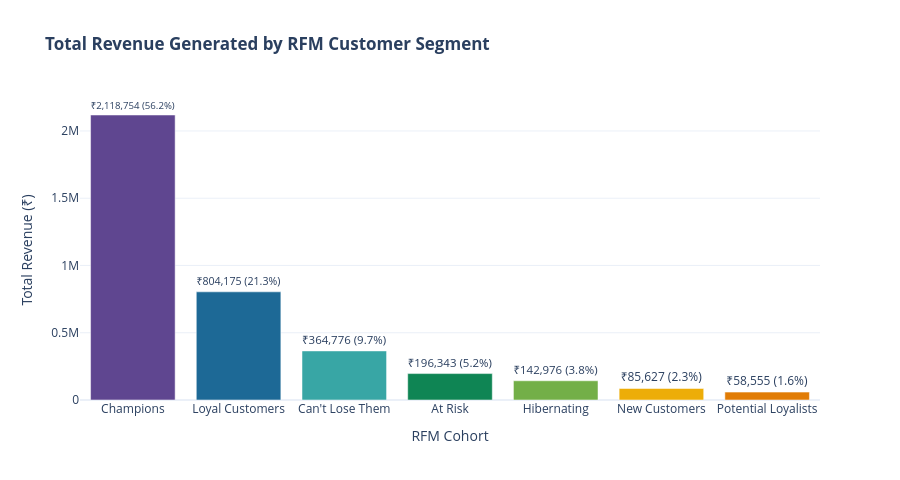

Here is the notebook cell this chart was saved with:
### Markdown cell above
## 8. Customer Segmentation Deep Dive: RFM & K-Means Clusters

### Code cell
# Chart 8: Revenue Contribution by RFM Segment
seg_agg = df_cust.groupby("RFM_Segment").agg(
    Revenue=("Total_Revenue", "sum"),
    Customers=("Customer_ID", "count"),
    Avg_CLV=("Basic_CLV", "mean"),
).reset_index().sort_values("Revenue", ascending=False)

fig8 = px.bar(
    seg_agg,
    x="RFM_Segment",
    y="Revenue",
    color="RFM_Segment",
    title="<b>Total Revenue Generated by RFM Customer Segment</b>",
    text=[f"₹{v:,.0f} ({v/seg_agg['Revenue'].sum()*100:.1f}%)" for v in seg_agg["Revenue"]],
    color_discrete_sequence=px.colors.qualitative.Prism,
)
fig8.update_traces(textposition="outside")
fig8.update_layout(xaxis_title="RFM Cohort", yaxis_title="Total Revenue (₹)", showlegend=False, height=480)
fig8.show()

### Figure 1 — Plotly figure (JSON) as saved in the notebook; plotly's stock layout.template omitted (floating-point values rounded to 4 significant figures)
{"data": [{"hovertemplate": "RFM_Segment=%{x}<br>Revenue=%{y}<br>text=%{text}<extra></extra>", "legendgroup": "Champions", "marker": {"color": "rgb(95, 70, 144)", "pattern": {"shape": ""}}, "name": "Champions", "orientation": "v", "showlegend": true, "text": ["₹2,118,754 (56.2%)"], "textposition": "outside", "type": "bar", "x": ["Champions"], "xaxis": "x", "y": [2119000.0], "yaxis": "y"}, {"hovertemplate": "RFM_Segment=%{x}<br>Revenue=%{y}<br>text=%{text}<extra></extra>", "legendgroup": "Loyal Customers", "marker": {"color": "rgb(29, 105, 150)", "pattern": {"shape": ""}}, "name": "Loyal Customers", "orientation": "v", "showlegend": true, "text": ["₹804,175 (21.3%)"], "textposition": "outside", "type": "bar", "x": ["Loyal Customers"], "xaxis": "x", "y": [804200.0], "yaxis": "y"}, {"hovertemplate": "RFM_Segment=%{x}<br>Revenue=%{y}<br>text=%{text}<extra></extra>", "legendgroup": "Can't Lose Them", "marker": {"color": "rgb(56, 166, 165)", "pattern": {"shape": ""}}, "name": "Can't Lose Them", "orientation": "v", "showlegend": true, "text": ["₹364,776 (9.7%)"], "textposition": "outside", "type": "bar", "x": ["Can't Lose Them"], "xaxis": "x", "y": [364800.0], "yaxis": "y"}, {"hovertemplate": "RFM_Segment=%{x}<br>Revenue=%{y}<br>text=%{text}<extra></extra>", "legendgroup": "At Risk", "marker": {"color": "rgb(15, 133, 84)", "pattern": {"shape": ""}}, "name": "At Risk", "orientation": "v", "showlegend": true, "text": ["₹196,343 (5.2%)"], "textposition": "outside", "type": "bar", "x": ["At Risk"], "xaxis": "x", "y": [196300.0], "yaxis": "y"}, {"hovertemplate": "RFM_Segment=%{x}<br>Revenue=%{y}<br>text=%{text}<extra></extra>", "legendgroup": "Hibernating", "marker": {"color": "rgb(115, 175, 72)", "pattern": {"shape": ""}}, "name": "Hibernating", "orientation": "v", "showlegend": true, "text": ["₹142,976 (3.8%)"], "textposition": "outside", "type": "bar", "x": ["Hibernating"], "xaxis": "x", "y": [143000.0], "yaxis": "y"}, {"hovertemplate": "RFM_Segment=%{x}<br>Revenue=%{y}<br>text=%{text}<extra></extra>", "legendgroup": "New Customers", "marker": {"color": "rgb(237, 173, 8)", "pattern": {"shape": ""}}, "name": "New Customers", "orientation": "v", "showlegend": true, "text": ["₹85,627 (2.3%)"], "textposition": "outside", "type": "bar", "x": ["New Customers"], "xaxis": "x", "y": [85630.0], "yaxis": "y"}, {"hovertemplate": "RFM_Segment=%{x}<br>Revenue=%{y}<br>text=%{text}<extra></extra>", "legendgroup": "Potential Loyalists", "marker": {"color": "rgb(225, 124, 5)", "pattern": {"shape": ""}}, "name": "Potential Loyalists", "orientation": "v", "showlegend": true, "text": ["₹58,555 (1.6%)"], "textposition": "outside", "type": "bar", "x": ["Potential Loyalists"], "xaxis": "x", "y": [58550.0], "yaxis": "y"}], "layout": {"barmode": "relative", "height": 480, "legend": {"title": {"text": "RFM_Segment"}, "tracegroupgap": 0}, "showlegend": false, "title": {"text": "<b>Total Revenue Generated by RFM Customer Segment</b>"}, "xaxis": {"anchor": "y", "categoryarray": ["Champions", "Loyal Customers", "Can't Lose Them", "At Risk", "Hibernating", "New Customers", "Potential Loyalists"], "categoryorder": "array", "domain": [0.0, 1.0], "title": {"text": "RFM Cohort"}}, "yaxis": {"anchor": "x", "domain": [0.0, 1.0], "title": {"text": "Total Revenue (₹)"}}}}
